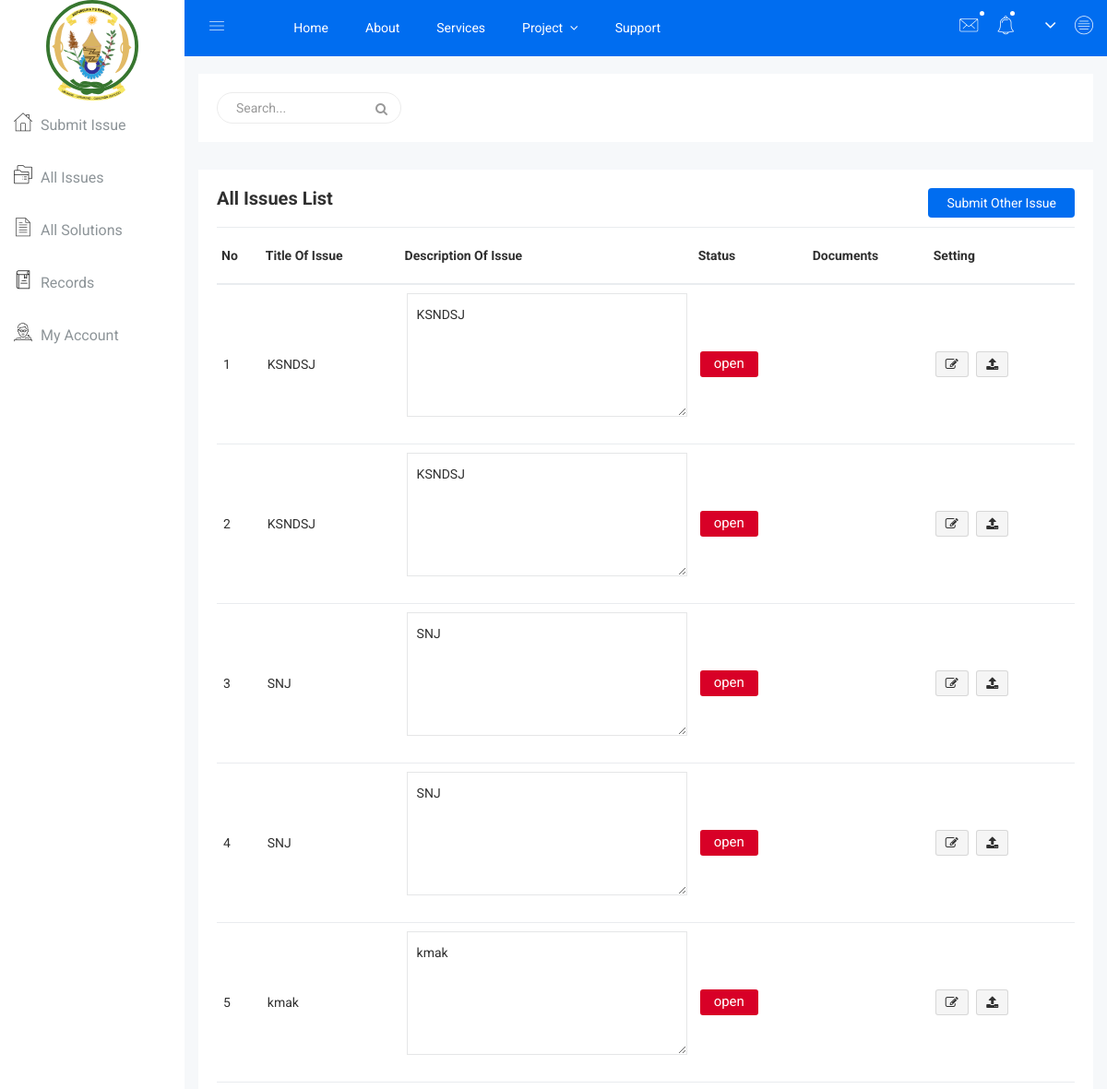
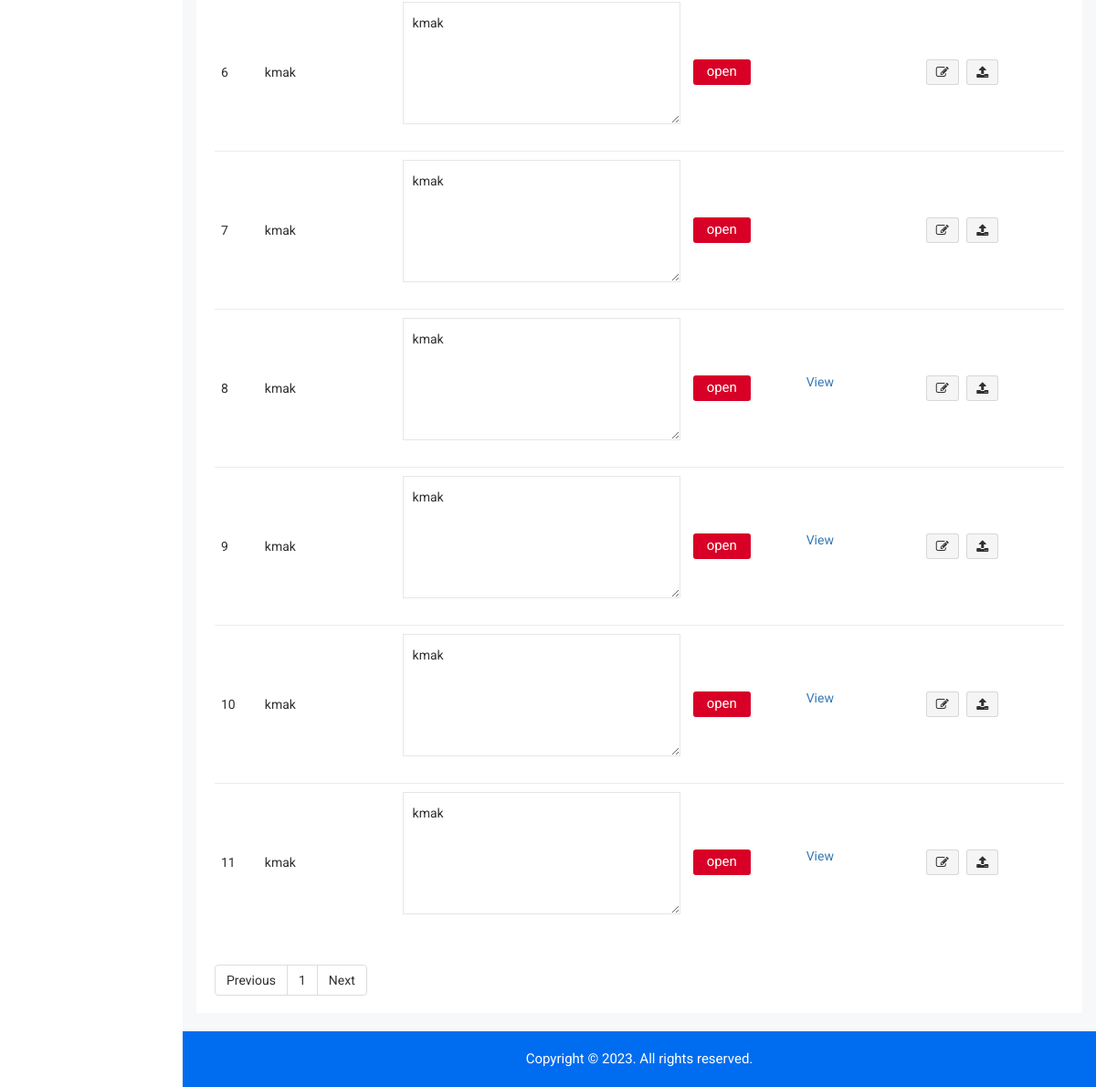
Page /user/all-issues.php on the earlier database version (2 pictures, top to bottom).
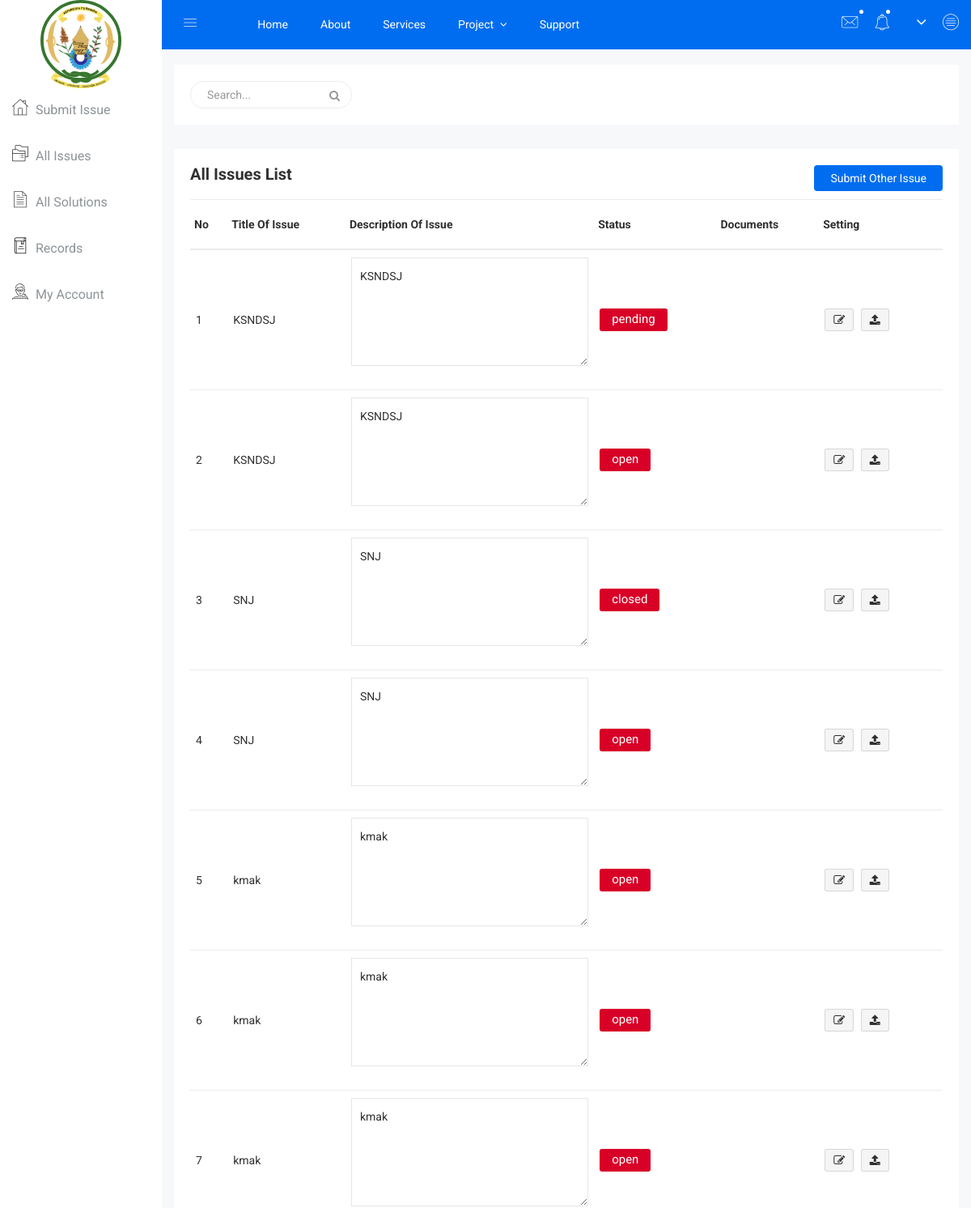
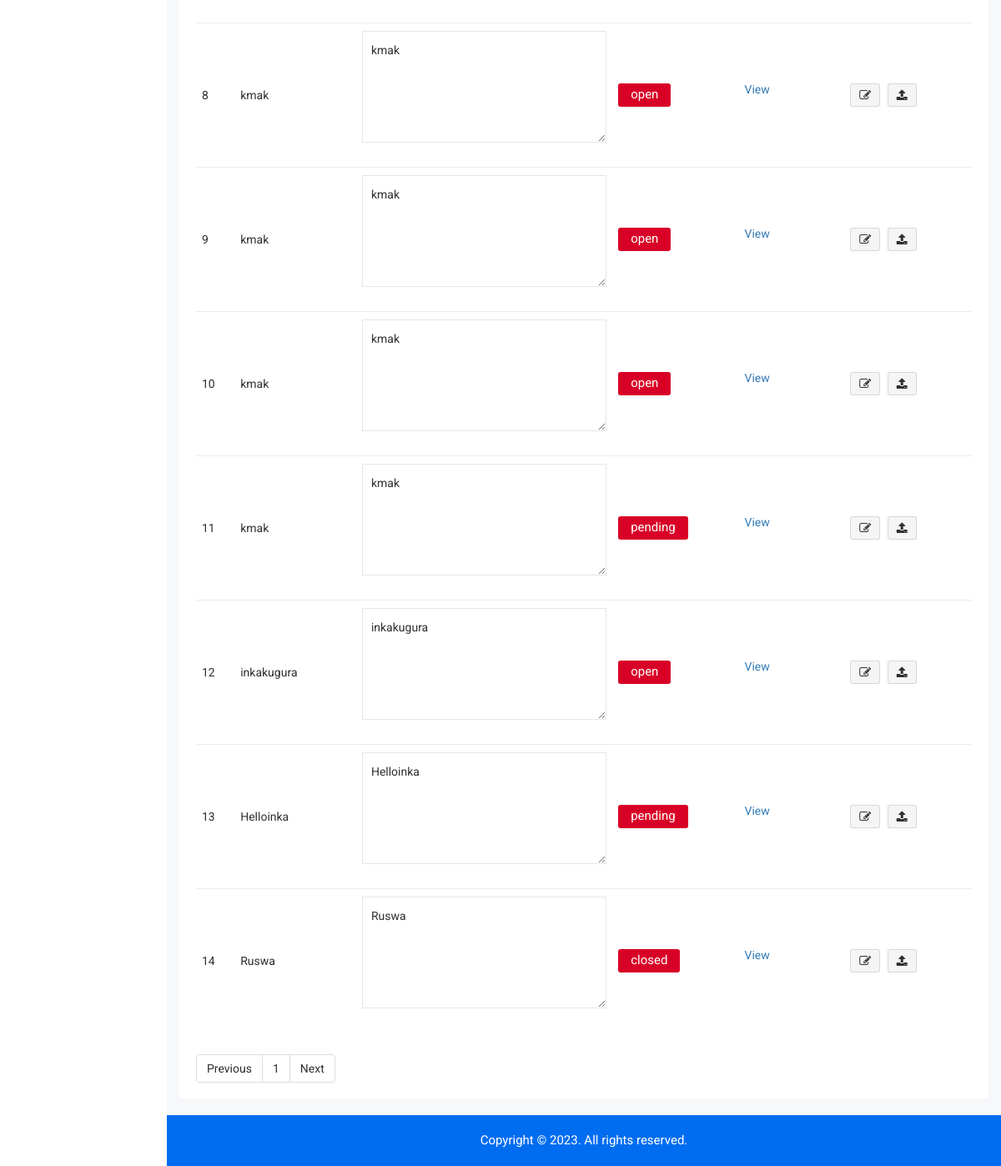
Same page on the later database version (2 pictures, top to bottom).
### tables this page shows
CREATE TABLE `issues` (
  `id` int(11) NOT NULL,
  `title` varchar(1024) NOT NULL,
  `description` longtext NOT NULL,
  `submitted_by` int(11) NOT NULL,
  `referred_to_user` int(11) DEFAULT NULL,
  `submitted_date` timestamp NOT NULL DEFAULT current_timestamp() ON UPDATE current_timestamp(),
  `attachments` varchar(1024) DEFAULT NULL,
  `status` enum('open','pending','closed') NOT NULL
);

### user/all-issues.php (the view, shortened to what this page needs)
<!doctype html>
<html class="no-js" lang="en">
<head>
    <link rel="stylesheet" href="css/bootstrap.min.css">
    <link rel="stylesheet" href="css/font-awesome.min.css">
    <link rel="stylesheet" href="css/owl.carousel.css">
    <link rel="stylesheet" href="css/owl.theme.css">
    <link rel="stylesheet" href="css/owl.transitions.css">
    <link rel="stylesheet" href="css/animate.css">
    <link rel="stylesheet" href="css/normalize.css">
    <link rel="stylesheet" href="css/meanmenu.min.css">
    <link rel="stylesheet" href="css/main.css">
    <link rel="stylesheet" href="css/educate-custon-icon.css">
    <link rel="stylesheet" href="css/morrisjs/morris.css">
    <link rel="stylesheet" href="css/scrollbar/jquery.mCustomScrollbar.min.css">
    <link rel="stylesheet" href="css/metisMenu/metisMenu.min.css">
    <link rel="stylesheet" href="css/metisMenu/metisMenu-vertical.css">
    <link rel="stylesheet" href="css/calendar/fullcalendar.min.css">
    <link rel="stylesheet" href="css/calendar/fullcalendar.print.min.css">
    <link rel="stylesheet" href="css/form/all-type-forms.css">
    <link rel="stylesheet" href="css/dropzone/dropzone.css">
    <link rel="stylesheet" href="style.css">
    <link rel="stylesheet" href="css/responsive.css">
</head>
<?php include 'header.php'; ?>
        <div class="product-status mg-b-15">
            <div class="container-fluid">
                <div class="row">
                    <div class="col-lg-12 col-md-12 col-sm-12 col-xs-12">
                        <div class="product-status-wrap">
                            <h4>All Issues List</h4>
                            <div class="add-product">
                                <a href="submit-issue.php">Submit Other Issue</a>
                            </div>
                            <div class="asset-inner">
                                <?php
                                  $allIssues = mysqli_query($con, "SELECT * FROM issues");
                                ?>
                                <table>
                                    <tr>
                                        <th>No</th>
                                        <th>Title Of Issue</th>
                                        <th>Description Of Issue</th>
                                        <th>Status</th>
                                        <th>Documents</th>
                                        <th>Setting</th>
                                    </tr>
                                    <?php
                                      $key = 1;
                                      while($issue = mysqli_fetch_assoc($allIssues)){
                                        ?>
                                          <tr>
                                            <td><?=$key++?></td>
                                            <td><?=$issue['title']?></td>
                                            <td><div class="form-group res-mg-t-15">
                                              <textarea name="IssueDescription" placeholder="Issue Description" readonly><?=$issue['title']?></textarea>
                                            </div></td>
                                            <td>
                                                <button class="ds-setting"><?=$issue['status']?></button>
                                            </td>
                                            <td><div class="form-group">
                                                <?php
                                                  if($issue['attachments']){
                                                    $attachments = json_decode($issue['attachments']);
                                                    foreach ($attachments as $attachment) {
                                                      ?>
                                                        <a target="_blank" href="<?=$attachment?>">View</a>
                                                      <?php
                                                    }
                                                  }
                                                ?>
                                            </div></td>
                                            <td>
                                                <button data-toggle="tooltip" title="Edit" class="pd-setting-ed"><i class="fa fa-pencil-square-o" aria-hidden="true"></i></button>
                                                <button data-toggle="tooltip" title="add document" class="pd-setting-ed"><i class="fa fa-upload" aria-hidden="true"></i></button>
                                            </td>
                                        </tr>
                                        <?php
                                      }
                                    ?>
                                </table>
                            </div>
                            <div class="custom-pagination">
								<ul class="pagination">
									<li class="page-item"><a class="page-link" href="#">Previous</a></li>
									<li class="page-item"><a class="page-link" href="#">1</a></li>
									<li class="page-item"><a class="page-link" href="#">Next</a></li>
								</ul>
                            </div>
                        </div>
                    </div>
                </div>
            </div>
        </div>
        <?php include 'footer.php'; ?>

### user/header.php (shortened to what this page needs)
<body>
    <div class="left-sidebar-pro">
        <nav id="sidebar" class="">
            <div class="sidebar-header">
                <a href="submit-issue.php"><img class="main-logo" src="img/logo/logodep.svg" width="100" height="100" alt="" /></a>
            </div>
            <div class="left-custom-menu-adp-wrap comment-scrollbar">
                <nav class="sidebar-nav left-sidebar-menu-pro">
                    <ul class="metismenu" id="menu1">
                        <li>
                            <a href="submit-issue.php">
								   <span class="educate-icon educate-home icon-wrap"></span>
								   <span class="mini-click-non">Submit Issue</span>
								</a>
                        </li>
                        <li>
                            <a href="all-issues.php">
								   <span class="educate-icon educate-course icon-wrap"></span>
								   <span class="mini-click-non">All Issues</span>
								</a>
                        </li>
                        <li>
                            <a href="all-solutions.php">
								   <span class="educate-icon educate-data-table icon-wrap"></span>
								   <span class="mini-click-non">All Solutions</span>
								</a>
                        </li>
                        <li>
                            <a href="#">
								   <span class="educate-icon educate-library icon-wrap"></span>
								   <span class="mini-click-non">Records</span>
								</a>
                        </li>
                        <li>
                            <a href="#">
								   <span class="educate-icon educate-professor icon-wrap"></span>
								   <span class="mini-click-non">My Account</span>
								</a>
                        </li>
                    </ul>
                </nav>
            </div>
        </nav>
    </div>
    <div class="all-content-wrapper">
        <div class="container-fluid">
            <div class="row">
                <div class="col-lg-12 col-md-12 col-sm-12 col-xs-12">
                    <div class="logo-pro">
                        <a href="index.html"><img class="main-logo" src="img/logo/logo.png" alt="" /></a>
                    </div>
                </div>
            </div>
        </div>
        <div class="header-advance-area">
            <div class="header-top-area">
                <div class="container-fluid">
                    <div class="row">
                        <div class="col-lg-12 col-md-12 col-sm-12 col-xs-12">
                            <div class="header-top-wraper">
                                <div class="row">
                                    <div class="col-lg-1 col-md-0 col-sm-1 col-xs-12">
                                        <div class="menu-switcher-pro">
                                            <button type="button" id="sidebarCollapse" class="btn bar-button-pro header-drl-controller-btn btn-info navbar-btn">
													<i class="educate-icon educate-nav"></i>
												</button>
                                        </div>
                                    </div>
                                    <div class="col-lg-6 col-md-7 col-sm-6 col-xs-12">
                                        <div class="header-top-menu tabl-d-n">
                                            <ul class="nav navbar-nav mai-top-nav">
                                                <li class="nav-item"><a href="#" class="nav-link">Home</a>
                                                </li>
                                                <li class="nav-item"><a href="#" class="nav-link">About</a>
                                                </li>
                                                <li class="nav-item"><a href="#" class="nav-link">Services</a>
                                                </li>
                                                <li class="nav-item dropdown res-dis-nn">
                                                    <a href="#" data-toggle="dropdown" role="button" aria-expanded="false" class="nav-link dropdown-toggle">Project <span class="angle-down-topmenu"><i class="fa fa-angle-down"></i></span></a>
                                                </li>
                                                <li class="nav-item"><a href="#" class="nav-link">Support</a>
                                                </li>
                                            </ul>
                                        </div>
                                    </div>
                                    <div class="col-lg-5 col-md-5 col-sm-12 col-xs-12">
                                        <div class="header-right-info">
                                            <ul class="nav navbar-nav mai-top-nav header-right-menu">
                                                <li class="nav-item dropdown">
                                                    <a href="#" data-toggle="dropdown" role="button" aria-expanded="false" class="nav-link dropdown-toggle"><i class="educate-icon educate-message edu-chat-pro" aria-hidden="true"></i><span class="indicator-ms"></span></a>
                                                </li>
                                                <li class="nav-item"><a href="#" data-toggle="dropdown" role="button" aria-expanded="false" class="nav-link dropdown-toggle"><i class="educate-icon educate-bell" aria-hidden="true"></i><span class="indicator-nt"></span></a>
                                                </li>
                                                <li class="nav-item">
                                                    <a href="#" data-toggle="dropdown" role="button" aria-expanded="false" class="nav-link dropdown-toggle">
															<i class="fa fa-angle-down edu-icon edu-down-arrow"></i>
														</a>
                                                </li>
                                                <li class="nav-item nav-setting-open"><a href="#" data-toggle="dropdown" role="button" aria-expanded="false" class="nav-link dropdown-toggle"><i class="educate-icon educate-menu"></i></a>
                                                </li>
                                            </ul>
                                        </div>
                                    </div>
                                </div>
                            </div>
                        </div>
                    </div>
                </div>
            </div>
            <div class="breadcome-area">
                <div class="container-fluid">
                    <div class="row">
                        <div class="col-lg-12 col-md-12 col-sm-12 col-xs-12">
                            <div class="breadcome-list single-page-breadcome">
                                <div class="row">
                                    <div class="col-lg-6 col-md-6 col-sm-6 col-xs-12">
                                        <div class="breadcome-heading">
                                            <form role="search" class="sr-input-func">
                                                <input type="text" placeholder="Search..." class="search-int form-control">
                                                <a href="#"><i class="fa fa-search"></i></a>
                                            </form>
                                        </div>
                                    </div>
                                    <div class="col-lg-6 col-md-6 col-sm-6 col-xs-12">
                                        <ul class="breadcome-menu">
                                        </ul>
                                    </div>
                                </div>
                            </div>
                        </div>
                    </div>
                </div>
            </div>
        </div>

### user/footer.php (shortened to what this page needs)
        <div class="footer-copyright-area">
            <div class="container-fluid">
                <div class="row">
                    <div class="col-lg-12 col-md-12 col-sm-12 col-xs-12">
                        <div class="footer-copy-right">
                        <p>Copyright © 2023. All rights reserved.</p>
                        </div>
                    </div>
                </div>
            </div>
        </div>
    </div>
</body>
</html>

### user/css/main.css (style rules this page uses)
html { color: #222; font-size: 1em; line-height: 1.4; }
audio, canvas, iframe, img, svg, video { vertical-align: middle; }
textarea { resize: vertical; }

### user/css/metisMenu/metisMenu-vertical.css (style rules this page uses)
.sidebar-nav { background: #fff; }
.sidebar-nav ul { padding: 0; margin: 0; list-style: none; background: #f5f5f5; }
.sidebar-nav .metismenu { background: #fff; display: -webkit-box; display: -ms-flexbox; display: flex; -webkit-box-orient: vertical; -webkit-box-direction: normal; -ms-flex-direction: column; flex-direction: column; }
.sidebar-nav .metismenu li + li { margin-top: 5px; }
.sidebar-nav .metismenu li:last-child { margin-bottom: 5px; }
.sidebar-nav .metismenu > li { display: -webkit-box; display: -ms-flexbox; display: flex; -webkit-box-orient: vertical; -webkit-box-direction: normal; -ms-flex-direction: column; flex-direction: column; position: relative; }
.sidebar-nav .metismenu a { position: relative; display: block; padding: 13px 15px; color: #444; outline-width: 0; transition: all .3s ease-out; font-size:16px; font-weight:400; }
.sidebar-nav .metismenu li .icon-wrap { margin-right:5px; font-size:20px; color:#303030; }

Differences in the rows shown:
changed issues (number 1 of 14 on the later page): status "open" → "pending"
changed issues (number 3 of 14 on the later page): status "open" → "closed"
changed issues (number 11 of 14 on the later page): status "open" → "pending"
added issues: title "inkakugura", IssueDescription "inkakugura", status "open"
added issues: title "Helloinka", IssueDescription "Helloinka", status "pending"
added issues: title "Ruswa", IssueDescription "Ruswa", status "closed"
